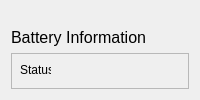
            <widget class="QWidget" name="battery">
             <layout class="QVBoxLayout" name="verticalLayout_4">
              <item alignment="Qt::AlignBottom">
               <widget class="QLabel" name="label_27">
                <property name="font">
                 <font>
                  <pointsize>12</pointsize>
                 </font>
                </property>
                <property name="text">
                 <string>Battery Information</string>
                </property>
               </widget>
              </item>
              <item>
               <widget class="QFrame" name="frame">
                <property name="sizePolicy">
                 <sizepolicy hsizetype="Preferred" vsizetype="Preferred">
                  <horstretch>0</horstretch>
                  <verstretch>0</verstretch>
                 </sizepolicy>
                </property>
                <property name="frameShape">
                 <enum>QFrame::StyledPanel</enum>
                </property>
                <property name="frameShadow">
                 <enum>QFrame::Raised</enum>
                </property>
                <widget class="QLabel" name="label_28">
                 <property name="geometry">
                  <rect>
                   <x>9</x>
                   <y>9</y>
                   <width>31</width>
                   <height>16</height>
                  </rect>
                 </property>
                 <property name="text">
                  <string>Status</string>
                 </property>
                </widget>
                <widget class="QLabel" name="label_29">
                 <property name="geometry">
                  <rect>
                   <x>9</x>
                   <y>38</y>
                   <width>35</width>
                   <height>16</height>
                  </rect>
                 </property>
                 <property name="text">
                  <string>Charge</string>
                 </property>
                </widget>
                <widget class="QLabel" name="label_30">
                 <property name="geometry">
                  <rect>
                   <x>9</x>
                   <y>67</y>
                   <width>44</width>
                   <height>16</height>
                  </rect>
                 </property>
                 <property name="text">
                  <string>Time Left</string>
                 </property>
                </widget>
                <widget class="QLabel" name="label_31">
                 <property name="geometry">
                  <rect>
                   <x>9</x>
                   <y>126</y>
                   <width>45</width>
                   <height>16</height>
                  </rect>
                 </property>
                 <property name="text">
                  <string>Pluged In</string>
                 </property>
                </widget>
                <widget class="QLabel" name="label_32">
                 <property name="geometry">
                  <rect>
                   <x>241</x>
                   <y>9</y>
                   <width>18</width>
                   <height>16</height>
                  </rect>
                 </property>
                 <property name="text">
                  <string>N/A</string>
                 </property>
                </widget>
                <widget class="QLabel" name="label_33">
                 <property name="geometry">
                  <rect>
                   <x>241</x>
                   <y>38</y>
                   <width>18</width>
                   <height>16</height>
                  </rect>
                 </property>
                 <property name="text">
                  <string>N/A</string>
                 </property>
                </widget>
                <widget class="QLabel" name="label_34">
                 <property name="geometry">
                  <rect>
                   <x>241</x>
                   <y>97</y>
                   <width>18</width>
                   <height>16</height>
                  </rect>
                 </property>
                 <property name="text">
                  <string>N/A</string>
                 </property>
                </widget>
                <widget class="QLabel" name="label_35">
                 <property name="geometry">
                  <rect>
                   <x>241</x>
                   <y>126</y>
                   <width>18</width>
                   <height>16</height>
                  </rect>
                 </property>
                 <property name="text">
                  <string>N/A</string>
                 </property>
                </widget>
               </widget>
              </item>
             </layout>
            </widget>
